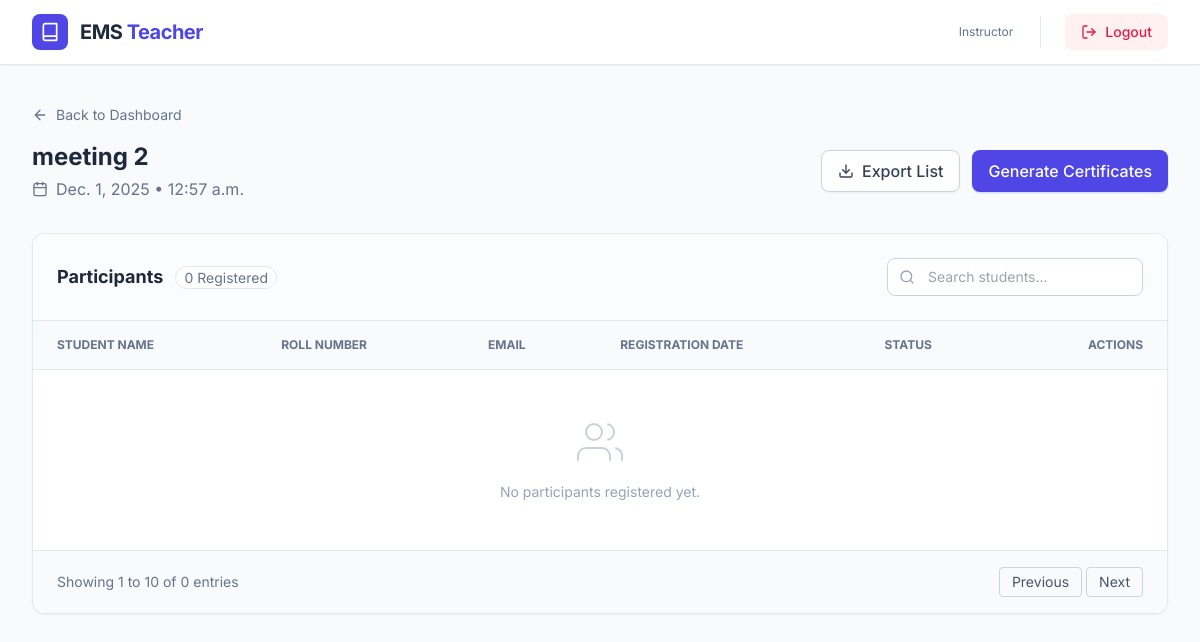
The app's page /manage_participants/2/ with its own data.
### userapp/models.py (models this page shows, shortened)
class Event(models.Model):
    title = models.CharField(max_length=200)
    description = models.TextField()
    EVENT_TYPE_CHOICES = (
        ('workshop', 'Workshop'),
        ('seminar', 'Seminar'),
        ('cultural_fest', 'Cultural Fest'),
        ('sports_event', 'Sports Event'),
        ('club_event', 'Club Event'),
        ('exam_related', 'Exam Related'),
    )
    event_type = models.CharField(max_length=50, choices=EVENT_TYPE_CHOICES)
    department = models.CharField(max_length=100)
    date = models.DateField()
    start_time = models.TimeField()
    end_time = models.TimeField()
    venue = models.CharField(max_length=150)
    staff_coordinators = models.CharField(max_length=255)
    equipment_required = models.TextField(blank=True, null=True)
    STATUS_CHOICES = (
        ('pending', 'Pending'),
        ('approved', 'Approved'),
        ('rejected', 'Rejected'),
    )
    status = models.CharField(max_length=20, choices=STATUS_CHOICES, default='pending')
    created_by_id = models.IntegerField()

### userapp/views.py (the view)
# urls.py: path("manage_participants/<int:event_id>/", views.manage_participants, name="manage_participants"),
def manage_participants(request, event_id):
    event = get_object_or_404(Event, id=event_id)
    participants = Participant.objects.filter(event=event)
    return render(request, "manage_participants.html", {
        "event": event,
        "participants": participants
    })

### templates/manage_participants.html (shortened to what this page needs)
<!DOCTYPE html>
<html lang="en">
<head>
    <script src="https://cdn.tailwindcss.com"></script>
</head>
<body class="bg-slate-50 min-h-screen flex flex-col">
    <nav class="bg-white border-b border-slate-200 sticky top-0 z-20 shadow-sm">
        <div class="max-w-7xl mx-auto px-4 sm:px-6 lg:px-8">
            <div class="flex justify-between h-16">
                <div class="flex items-center gap-3">
                    <div class="bg-indigo-600 p-2 rounded-lg text-white">
                        <svg xmlns="http://www.w3.org/2000/svg" width="20" height="20" viewBox="0 0 24 24" fill="none" stroke="currentColor" stroke-width="2" stroke-linecap="round" stroke-linejoin="round"><path d="M4 19.5v-15A2.5 2.5 0 0 1 6.5 2H20v20H6.5a2.5 2.5 0 0 1 0-5H20"/></svg>
                    </div>
                    <span class="font-bold text-xl text-slate-800 tracking-tight">EMS <span class="text-indigo-600">Teacher</span></span>
                </div>
                <div class="flex items-center gap-4">
                    <div class="text-right hidden sm:block">
                        <p class="text-xs text-slate-500">Instructor</p>
                    </div>
                    <div class="h-8 w-1 border-r border-slate-200 mx-2"></div>
                    <a href="/logout" class="flex items-center gap-2 text-sm font-medium text-rose-600 hover:text-rose-700 bg-rose-50 hover:bg-rose-100 px-4 py-2 rounded-lg transition-colors">
                        <svg xmlns="http://www.w3.org/2000/svg" width="16" height="16" viewBox="0 0 24 24" fill="none" stroke="currentColor" stroke-width="2" stroke-linecap="round" stroke-linejoin="round"><path d="M9 21H5a2 2 0 0 1-2-2V5a2 2 0 0 1 2-2h4"/><polyline points="16 17 21 12 16 7"/><line x1="21" y1="12" x2="9" y2="12"/></svg>
                        Logout
                    </a>
                </div>
            </div>
        </div>
    </nav>
    <main class="flex-grow max-w-7xl mx-auto px-4 sm:px-6 lg:px-8 py-10 w-full">
        <div class="mb-8">
            <a href="teacher_dashboard.html" class="inline-flex items-center text-sm text-slate-500 hover:text-indigo-600 mb-4 transition-colors">
                <svg xmlns="http://www.w3.org/2000/svg" width="16" height="16" viewBox="0 0 24 24" fill="none" stroke="currentColor" stroke-width="2" stroke-linecap="round" stroke-linejoin="round" class="mr-2"><path d="M19 12H5M12 19l-7-7 7-7"/></svg>
                Back to Dashboard
            </a>
            <div class="flex flex-col md:flex-row md:items-center justify-between gap-4">
                <div>
                    <h1 class="text-2xl font-bold text-slate-800">{{ event.title }}</h1>
                    <p class="text-slate-500 mt-1 flex items-center gap-2">
                        {{ event.date }} • {{ event.start_time }}
                    </p>
                </div>
                <div class="flex gap-3">
                    <button class="px-4 py-2 bg-white border border-slate-300 text-slate-700 font-medium rounded-lg hover:bg-slate-50 transition-colors shadow-sm flex items-center gap-2">
                        <svg xmlns="http://www.w3.org/2000/svg" width="16" height="16" viewBox="0 0 24 24" fill="none" stroke="currentColor" stroke-width="2" stroke-linecap="round" stroke-linejoin="round"><path d="M21 15v4a2 2 0 0 1-2 2H5a2 2 0 0 1-2-2v-4"/><polyline points="7 10 12 15 17 10"/><line x1="12" y1="15" x2="12" y2="3"/></svg>
                        Export List
                    </button>
                    <button class="px-4 py-2 bg-indigo-600 text-white font-medium rounded-lg hover:bg-indigo-700 transition-colors shadow-sm shadow-indigo-200">
                        Generate Certificates
                    </button>
                </div>
            </div>
        </div>
        <div class="bg-white rounded-xl shadow-sm border border-slate-200 overflow-hidden">
            <div class="p-6 border-b border-slate-200 bg-slate-50/50 flex flex-col sm:flex-row justify-between items-center gap-4">
                <h2 class="text-lg font-bold text-slate-800">Participants <span class="ml-2 text-sm font-normal text-slate-500 bg-white px-2 py-0.5 rounded-full border border-slate-200">{{ participants.count }} Registered</span></h2>
                <div class="relative w-full sm:w-64">
                    <input type="text" placeholder="Search students..." class="w-full pl-10 pr-4 py-2 border border-slate-300 rounded-lg focus:ring-2 focus:ring-indigo-500 focus:border-indigo-500 outline-none text-sm">
                    <div class="absolute inset-y-0 left-0 pl-3 flex items-center pointer-events-none text-slate-400">
                    </div>
                </div>
            </div>
            <div class="overflow-x-auto">
                <table class="w-full text-left border-collapse">
                    <thead class="bg-slate-50 text-slate-500 text-xs uppercase font-semibold">
                        <tr>
                            <th class="px-6 py-4 border-b border-slate-200">Student Name</th>
                            <th class="px-6 py-4 border-b border-slate-200">Roll Number</th>
                            <th class="px-6 py-4 border-b border-slate-200">Email</th>
                            <th class="px-6 py-4 border-b border-slate-200">Registration Date</th>
                            <th class="px-6 py-4 border-b border-slate-200">Status</th>
                            <th class="px-6 py-4 border-b border-slate-200 text-right">Actions</th>
                        </tr>
                    </thead>
                    <tbody class="divide-y divide-slate-100 text-sm">
                        {% for p in participants %}
                        <tr class="hover:bg-slate-50 transition-colors group">
                            <td class="px-6 py-4 font-medium text-slate-800">{{ p.student_name }}</td>
                            <td class="px-6 py-4 text-slate-600">{{ p.student_email }}</td>
                            <td class="px-6 py-4 text-slate-600">{{ p.registration_date }}</td>
                            <td class="px-6 py-4">
                                {% if p.attended %}
                                    <span class="inline-flex items-center px-2.5 py-0.5 rounded-full text-xs font-medium bg-green-100 text-green-800">Present</span>
                                {% else %}
                                    <span class="inline-flex items-center px-2.5 py-0.5 rounded-full text-xs font-medium bg-slate-100 text-slate-600">Registered</span>
                                {% endif %}
                            </td>
                            <td class="px-6 py-4 text-right">
                                <div class="flex justify-end gap-2 opacity-0 group-hover:opacity-100 transition-opacity">
                                    {% if not p.attended %}
                                    <a href="{% url 'mark_attendance' p.id %}" class="text-xs font-medium text-indigo-600 hover:text-indigo-800 bg-indigo-50 px-3 py-1.5 rounded hover:bg-indigo-100 transition-colors">
                                        Mark Present
                                    </a>
                                    {% else %}
                                    <a href="{% url 'unmark_attendance' p.id %}" class="text-xs font-medium text-slate-500 hover:text-slate-700 bg-slate-100 px-3 py-1.5 rounded hover:bg-slate-200 transition-colors">
                                        Undo
                                    </a>
                                    {% endif %}
                                    <button class="text-rose-500 hover:text-rose-700 p-1.5 hover:bg-rose-50 rounded transition-colors" title="Remove Participant">
                                        <svg xmlns="http://www.w3.org/2000/svg" width="16" height="16" viewBox="0 0 24 24" fill="none" stroke="currentColor" stroke-width="2" stroke-linecap="round" stroke-linejoin="round"><path d="M3 6h18"/><path d="M19 6v14c0 1-1 2-2 2H7c-1 0-2-1-2-2V6"/><path d="M8 6V4c0-1 1-2 2-2h4c1 0 2 1 2 2v2"/></svg>
                                    </button>
                                </div>
                            </td>
                        </tr>
                        {% empty %}
                        <tr>
                            <td colspan="6" class="px-6 py-12 text-center text-slate-400">
                                No participants registered yet.
                            </td>
                        </tr>
                        {% endfor %}
                    </tbody>
                </table>
            </div>
            <div class="px-6 py-4 border-t border-slate-200 bg-slate-50 flex justify-between items-center">
                <p class="text-sm text-slate-500">Showing 1 to 10 of {{ participants.count }} entries</p>
                <div class="flex gap-1">
                    <button class="px-3 py-1 border border-slate-300 rounded hover:bg-white text-slate-600 text-sm disabled:opacity-50">Previous</button>
                    <button class="px-3 py-1 border border-slate-300 rounded hover:bg-white text-slate-600 text-sm">Next</button>
                </div>
            </div>
        </div>
    </main>
</body>
</html>

### templates/manage_participants.html (style rules this page uses)
body { font-family: 'Inter', sans-serif; }

### records on screen
Event: title "meeting 2", date "Dec. 1, 2025", start_time "12:57 a.m."

### other values on screen
{{ participants.count }} "0"
